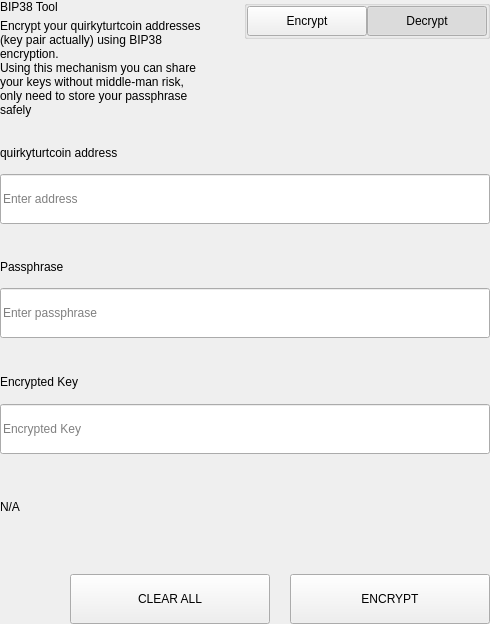
<?xml version="1.0" encoding="UTF-8"?>
<ui version="4.0">
 <class>SettingsBitToolWidget</class>
 <widget class="QWidget" name="SettingsBitToolWidget">
  <property name="geometry">
   <rect>
    <x>0</x>
    <y>0</y>
    <width>490</width>
    <height>624</height>
   </rect>
  </property>
  <property name="windowTitle">
   <string>Form</string>
  </property>
  <layout class="QVBoxLayout" name="verticalLayout">
   <property name="spacing">
    <number>0</number>
   </property>
   <property name="leftMargin">
    <number>0</number>
   </property>
   <property name="topMargin">
    <number>0</number>
   </property>
   <property name="rightMargin">
    <number>0</number>
   </property>
   <property name="bottomMargin">
    <number>0</number>
   </property>
   <item>
    <widget class="QWidget" name="left" native="true">
     <layout class="QVBoxLayout" name="verticalLayout_3">
      <property name="leftMargin">
       <number>0</number>
      </property>
      <property name="topMargin">
       <number>0</number>
      </property>
      <property name="rightMargin">
       <number>0</number>
      </property>
      <property name="bottomMargin">
       <number>0</number>
      </property>
      <item>
       <layout class="QVBoxLayout" name="verticalLayout_2">
        <property name="spacing">
         <number>0</number>
        </property>
        <item>
         <layout class="QHBoxLayout" name="horizontalLayout_3" stretch="3,1">
          <property name="spacing">
           <number>40</number>
          </property>
          <item>
           <layout class="QVBoxLayout" name="verticalLayoutTitle">
            <property name="spacing">
             <number>5</number>
            </property>
            <item>
             <widget class="QLabel" name="labelTitle">
              <property name="text">
               <string>BIP38 Tool</string>
              </property>
             </widget>
            </item>
            <item>
             <widget class="QLabel" name="labelSubtitle1">
              <property name="text">
               <string>Encrypt your quirkyturtcoin addresses (key pair actually) using BIP38 encryption.
Using this mechanism you can share your keys without middle-man risk, only need to store your passphrase safely</string>
              </property>
              <property name="wordWrap">
               <bool>true</bool>
              </property>
             </widget>
            </item>
           </layout>
          </item>
          <item alignment="Qt::AlignTop">
           <widget class="QGroupBox" name="groupBox">
            <property name="title">
             <string/>
            </property>
            <property name="alignment">
             <set>Qt::AlignLeading|Qt::AlignLeft|Qt::AlignTop</set>
            </property>
            <layout class="QHBoxLayout" name="horizontalLayout_4">
             <property name="spacing">
              <number>0</number>
             </property>
             <property name="leftMargin">
              <number>0</number>
             </property>
             <property name="topMargin">
              <number>0</number>
             </property>
             <property name="rightMargin">
              <number>0</number>
             </property>
             <property name="bottomMargin">
              <number>0</number>
             </property>
             <item>
              <spacer name="horizontalSpacer">
               <property name="orientation">
                <enum>Qt::Horizontal</enum>
               </property>
               <property name="sizeHint" stdset="0">
                <size>
                 <width>40</width>
                 <height>20</height>
                </size>
               </property>
              </spacer>
             </item>
             <item>
              <widget class="QPushButton" name="pushLeft">
               <property name="minimumSize">
                <size>
                 <width>120</width>
                 <height>30</height>
                </size>
               </property>
               <property name="maximumSize">
                <size>
                 <width>120</width>
                 <height>30</height>
                </size>
               </property>
               <property name="focusPolicy">
                <enum>Qt::NoFocus</enum>
               </property>
               <property name="text">
                <string>Encrypt</string>
               </property>
               <property name="checkable">
                <bool>true</bool>
               </property>
               <property name="autoExclusive">
                <bool>true</bool>
               </property>
              </widget>
             </item>
             <item>
              <widget class="QPushButton" name="pushRight">
               <property name="minimumSize">
                <size>
                 <width>120</width>
                 <height>30</height>
                </size>
               </property>
               <property name="maximumSize">
                <size>
                 <width>120</width>
                 <height>30</height>
                </size>
               </property>
               <property name="focusPolicy">
                <enum>Qt::NoFocus</enum>
               </property>
               <property name="text">
                <string>Decrypt</string>
               </property>
               <property name="checkable">
                <bool>true</bool>
               </property>
               <property name="checked">
                <bool>true</bool>
               </property>
               <property name="autoExclusive">
                <bool>true</bool>
               </property>
              </widget>
             </item>
            </layout>
           </widget>
          </item>
         </layout>
        </item>
        <item>
         <widget class="QStackedWidget" name="stackedWidget">
          <property name="currentIndex">
           <number>1</number>
          </property>
          <widget class="QWidget" name="pageDecrypt">
           <layout class="QVBoxLayout" name="verticalLayout_5">
            <property name="spacing">
             <number>0</number>
            </property>
            <property name="leftMargin">
             <number>0</number>
            </property>
            <property name="topMargin">
             <number>0</number>
            </property>
            <property name="rightMargin">
             <number>0</number>
            </property>
            <property name="bottomMargin">
             <number>0</number>
            </property>
            <item>
             <widget class="QWidget" name="widget" native="true">
              <property name="minimumSize">
               <size>
                <width>0</width>
                <height>100</height>
               </size>
              </property>
              <layout class="QVBoxLayout" name="verticalLayout_4">
               <property name="spacing">
                <number>0</number>
               </property>
               <property name="leftMargin">
                <number>0</number>
               </property>
               <property name="topMargin">
                <number>0</number>
               </property>
               <property name="rightMargin">
                <number>0</number>
               </property>
               <property name="bottomMargin">
                <number>0</number>
               </property>
               <item>
                <spacer name="verticalSpacer_2">
                 <property name="orientation">
                  <enum>Qt::Vertical</enum>
                 </property>
                 <property name="sizeType">
                  <enum>QSizePolicy::Fixed</enum>
                 </property>
                 <property name="sizeHint" stdset="0">
                  <size>
                   <width>20</width>
                   <height>20</height>
                  </size>
                 </property>
                </spacer>
               </item>
               <item>
                <layout class="QHBoxLayout" name="horizontalLayout_6" stretch="2">
                 <property name="spacing">
                  <number>0</number>
                 </property>
                 <item>
                  <layout class="QVBoxLayout" name="verticalLayout_7">
                   <property name="spacing">
                    <number>9</number>
                   </property>
                   <item>
                    <widget class="QLabel" name="labelSubtitleKey">
                     <property name="minimumSize">
                      <size>
                       <width>0</width>
                       <height>20</height>
                      </size>
                     </property>
                     <property name="maximumSize">
                      <size>
                       <width>16777215</width>
                       <height>20</height>
                      </size>
                     </property>
                     <property name="text">
                      <string>Encrypted key</string>
                     </property>
                    </widget>
                   </item>
                   <item>
                    <widget class="QLineEdit" name="lineEditKey">
                     <property name="minimumSize">
                      <size>
                       <width>0</width>
                       <height>50</height>
                      </size>
                     </property>
                     <property name="maximumSize">
                      <size>
                       <width>16777215</width>
                       <height>50</height>
                      </size>
                     </property>
                     <property name="placeholderText">
                      <string>Enter a encrypted key</string>
                     </property>
                    </widget>
                   </item>
                  </layout>
                 </item>
                </layout>
               </item>
               <item>
                <spacer name="verticalSpacer_3">
                 <property name="orientation">
                  <enum>Qt::Vertical</enum>
                 </property>
                 <property name="sizeType">
                  <enum>QSizePolicy::Fixed</enum>
                 </property>
                 <property name="sizeHint" stdset="0">
                  <size>
                   <width>20</width>
                   <height>20</height>
                  </size>
                 </property>
                </spacer>
               </item>
               <item>
                <layout class="QVBoxLayout" name="verticalLayout_9">
                 <property name="spacing">
                  <number>9</number>
                 </property>
                 <item>
                  <widget class="QLabel" name="labelSubtitlePassphrase">
                   <property name="maximumSize">
                    <size>
                     <width>16777215</width>
                     <height>20</height>
                    </size>
                   </property>
                   <property name="text">
                    <string>Passphrase</string>
                   </property>
                  </widget>
                 </item>
                 <item>
                  <widget class="QLineEdit" name="lineEditPassphrase">
                   <property name="minimumSize">
                    <size>
                     <width>0</width>
                     <height>50</height>
                    </size>
                   </property>
                   <property name="maximumSize">
                    <size>
                     <width>16777215</width>
                     <height>50</height>
                    </size>
                   </property>
                   <property name="placeholderText">
                    <string>Enter a passphrase</string>
                   </property>
                  </widget>
                 </item>
                </layout>
               </item>
               <item>
                <spacer name="verticalSpacer_4">
                 <property name="orientation">
                  <enum>Qt::Vertical</enum>
                 </property>
                 <property name="sizeType">
                  <enum>QSizePolicy::Fixed</enum>
                 </property>
                 <property name="sizeHint" stdset="0">
                  <size>
                   <width>20</width>
                   <height>20</height>
                  </size>
                 </property>
                </spacer>
               </item>
               <item>
                <widget class="QWidget" name="widget_3" native="true">
                 <property name="sizePolicy">
                  <sizepolicy hsizetype="Preferred" vsizetype="Fixed">
                   <horstretch>0</horstretch>
                   <verstretch>0</verstretch>
                  </sizepolicy>
                 </property>
                 <layout class="QVBoxLayout" name="verticalLayout_10">
                  <property name="spacing">
                   <number>9</number>
                  </property>
                  <property name="leftMargin">
                   <number>0</number>
                  </property>
                  <property name="topMargin">
                   <number>0</number>
                  </property>
                  <property name="rightMargin">
                   <number>0</number>
                  </property>
                  <property name="bottomMargin">
                   <number>0</number>
                  </property>
                  <item>
                   <widget class="QLabel" name="labelSubtitleDecryptResult">
                    <property name="minimumSize">
                     <size>
                      <width>0</width>
                      <height>20</height>
                     </size>
                    </property>
                    <property name="maximumSize">
                     <size>
                      <width>16777215</width>
                      <height>20</height>
                     </size>
                    </property>
                    <property name="text">
                     <string>Decrypted address result</string>
                    </property>
                   </widget>
                  </item>
                  <item>
                   <widget class="QWidget" name="widget_4" native="true">
                    <layout class="QHBoxLayout" name="horizontalLayout" stretch="6,0,1">
                     <property name="spacing">
                      <number>0</number>
                     </property>
                     <property name="leftMargin">
                      <number>0</number>
                     </property>
                     <property name="topMargin">
                      <number>0</number>
                     </property>
                     <property name="rightMargin">
                      <number>0</number>
                     </property>
                     <property name="bottomMargin">
                      <number>0</number>
                     </property>
                     <item alignment="Qt::AlignVCenter">
                      <widget class="QLineEdit" name="lineEditDecryptResult">
                       <property name="minimumSize">
                        <size>
                         <width>0</width>
                         <height>50</height>
                        </size>
                       </property>
                       <property name="maximumSize">
                        <size>
                         <width>16777215</width>
                         <height>50</height>
                        </size>
                       </property>
                       <property name="placeholderText">
                        <string>Decrypted Address</string>
                       </property>
                      </widget>
                     </item>
                     <item>
                      <spacer name="horizontalSpacer_4">
                       <property name="orientation">
                        <enum>Qt::Horizontal</enum>
                       </property>
                       <property name="sizeType">
                        <enum>QSizePolicy::Fixed</enum>
                       </property>
                       <property name="sizeHint" stdset="0">
                        <size>
                         <width>20</width>
                         <height>50</height>
                        </size>
                       </property>
                      </spacer>
                     </item>
                     <item>
                      <widget class="QPushButton" name="pushButtonImport">
                       <property name="minimumSize">
                        <size>
                         <width>140</width>
                         <height>40</height>
                        </size>
                       </property>
                       <property name="text">
                        <string>Import Address</string>
                       </property>
                      </widget>
                     </item>
                    </layout>
                   </widget>
                  </item>
                 </layout>
                </widget>
               </item>
               <item>
                <widget class="QLabel" name="statusLabel_DEC">
                 <property name="maximumSize">
                  <size>
                   <width>16777215</width>
                   <height>40</height>
                  </size>
                 </property>
                 <property name="text">
                  <string/>
                 </property>
                </widget>
               </item>
               <item>
                <spacer name="verticalSpacer">
                 <property name="orientation">
                  <enum>Qt::Vertical</enum>
                 </property>
                 <property name="sizeType">
                  <enum>QSizePolicy::Preferred</enum>
                 </property>
                 <property name="sizeHint" stdset="0">
                  <size>
                   <width>20</width>
                   <height>20</height>
                  </size>
                 </property>
                </spacer>
               </item>
               <item>
                <layout class="QHBoxLayout" name="horizontalLayout_7">
                 <property name="spacing">
                  <number>0</number>
                 </property>
                 <item>
                  <spacer name="horizontalSpacer_5">
                   <property name="orientation">
                    <enum>Qt::Horizontal</enum>
                   </property>
                   <property name="sizeType">
                    <enum>QSizePolicy::Expanding</enum>
                   </property>
                   <property name="sizeHint" stdset="0">
                    <size>
                     <width>40</width>
                     <height>20</height>
                    </size>
                   </property>
                  </spacer>
                 </item>
                 <item>
                  <widget class="QPushButton" name="pushButtonDecryptClear">
                   <property name="minimumSize">
                    <size>
                     <width>200</width>
                     <height>50</height>
                    </size>
                   </property>
                   <property name="maximumSize">
                    <size>
                     <width>200</width>
                     <height>50</height>
                    </size>
                   </property>
                   <property name="text">
                    <string>CLEAR</string>
                   </property>
                  </widget>
                 </item>
                 <item>
                  <spacer name="horizontalSpacer_3">
                   <property name="orientation">
                    <enum>Qt::Horizontal</enum>
                   </property>
                   <property name="sizeType">
                    <enum>QSizePolicy::Fixed</enum>
                   </property>
                   <property name="sizeHint" stdset="0">
                    <size>
                     <width>20</width>
                     <height>20</height>
                    </size>
                   </property>
                  </spacer>
                 </item>
                 <item>
                  <widget class="QPushButton" name="pushButtonDecrypt">
                   <property name="minimumSize">
                    <size>
                     <width>200</width>
                     <height>50</height>
                    </size>
                   </property>
                   <property name="maximumSize">
                    <size>
                     <width>200</width>
                     <height>50</height>
                    </size>
                   </property>
                   <property name="text">
                    <string>DECRYPT KEY</string>
                   </property>
                  </widget>
                 </item>
                </layout>
               </item>
              </layout>
             </widget>
            </item>
           </layout>
          </widget>
          <widget class="QWidget" name="pageEncrypt">
           <layout class="QVBoxLayout" name="verticalLayout_11">
            <property name="spacing">
             <number>0</number>
            </property>
            <property name="leftMargin">
             <number>0</number>
            </property>
            <property name="topMargin">
             <number>0</number>
            </property>
            <property name="rightMargin">
             <number>0</number>
            </property>
            <property name="bottomMargin">
             <number>0</number>
            </property>
            <item>
             <spacer name="verticalSpacer_8">
              <property name="orientation">
               <enum>Qt::Vertical</enum>
              </property>
              <property name="sizeType">
               <enum>QSizePolicy::Fixed</enum>
              </property>
              <property name="sizeHint" stdset="0">
               <size>
                <width>20</width>
                <height>20</height>
               </size>
              </property>
             </spacer>
            </item>
            <item>
             <widget class="QWidget" name="containerAddressEnc" native="true">
              <layout class="QVBoxLayout" name="containerAddressEncLayout">
               <property name="spacing">
                <number>5</number>
               </property>
               <property name="leftMargin">
                <number>0</number>
               </property>
               <property name="topMargin">
                <number>0</number>
               </property>
               <property name="rightMargin">
                <number>0</number>
               </property>
               <property name="bottomMargin">
                <number>0</number>
               </property>
               <item>
                <widget class="QLabel" name="labelSubtitleAddress">
                 <property name="minimumSize">
                  <size>
                   <width>0</width>
                   <height>20</height>
                  </size>
                 </property>
                 <property name="maximumSize">
                  <size>
                   <width>16777215</width>
                   <height>20</height>
                  </size>
                 </property>
                 <property name="text">
                  <string>quirkyturtcoin address</string>
                 </property>
                </widget>
               </item>
               <item>
                <widget class="QLineEdit" name="addressIn_ENC">
                 <property name="minimumSize">
                  <size>
                   <width>0</width>
                   <height>50</height>
                  </size>
                 </property>
                 <property name="placeholderText">
                  <string>Enter address</string>
                 </property>
                </widget>
               </item>
              </layout>
             </widget>
            </item>
            <item>
             <spacer name="verticalSpacer_6">
              <property name="orientation">
               <enum>Qt::Vertical</enum>
              </property>
              <property name="sizeType">
               <enum>QSizePolicy::Fixed</enum>
              </property>
              <property name="sizeHint" stdset="0">
               <size>
                <width>20</width>
                <height>20</height>
               </size>
              </property>
             </spacer>
            </item>
            <item>
             <widget class="QWidget" name="containerAddress" native="true">
              <layout class="QHBoxLayout" name="horizontalLayout_9" stretch="2">
               <property name="spacing">
                <number>0</number>
               </property>
               <property name="leftMargin">
                <number>0</number>
               </property>
               <property name="topMargin">
                <number>0</number>
               </property>
               <property name="rightMargin">
                <number>0</number>
               </property>
               <property name="bottomMargin">
                <number>0</number>
               </property>
               <item>
                <layout class="QVBoxLayout" name="verticalLayout_8">
                 <property name="spacing">
                  <number>5</number>
                 </property>
                 <item>
                  <widget class="QLabel" name="labelSubtitleMessage">
                   <property name="minimumSize">
                    <size>
                     <width>0</width>
                     <height>20</height>
                    </size>
                   </property>
                   <property name="maximumSize">
                    <size>
                     <width>16777215</width>
                     <height>20</height>
                    </size>
                   </property>
                   <property name="text">
                    <string>Passphrase</string>
                   </property>
                  </widget>
                 </item>
                 <item>
                  <widget class="QLineEdit" name="passphraseIn_ENC">
                   <property name="minimumSize">
                    <size>
                     <width>0</width>
                     <height>50</height>
                    </size>
                   </property>
                   <property name="maximumSize">
                    <size>
                     <width>16777215</width>
                     <height>50</height>
                    </size>
                   </property>
                   <property name="placeholderText">
                    <string>Enter passphrase</string>
                   </property>
                  </widget>
                 </item>
                </layout>
               </item>
              </layout>
             </widget>
            </item>
            <item>
             <spacer name="verticalSpacer_7">
              <property name="orientation">
               <enum>Qt::Vertical</enum>
              </property>
              <property name="sizeType">
               <enum>QSizePolicy::Fixed</enum>
              </property>
              <property name="sizeHint" stdset="0">
               <size>
                <width>20</width>
                <height>20</height>
               </size>
              </property>
             </spacer>
            </item>
            <item>
             <widget class="QWidget" name="widget_2" native="true">
              <property name="minimumSize">
               <size>
                <width>0</width>
                <height>75</height>
               </size>
              </property>
              <property name="maximumSize">
               <size>
                <width>16777215</width>
                <height>16777215</height>
               </size>
              </property>
              <layout class="QVBoxLayout" name="verticalLayout_6">
               <property name="leftMargin">
                <number>0</number>
               </property>
               <property name="topMargin">
                <number>0</number>
               </property>
               <property name="rightMargin">
                <number>0</number>
               </property>
               <property name="bottomMargin">
                <number>0</number>
               </property>
               <item>
                <widget class="QLabel" name="labelSubtitleEncryptedKey">
                 <property name="minimumSize">
                  <size>
                   <width>0</width>
                   <height>20</height>
                  </size>
                 </property>
                 <property name="maximumSize">
                  <size>
                   <width>16777215</width>
                   <height>20</height>
                  </size>
                 </property>
                 <property name="text">
                  <string>Encrypted Key</string>
                 </property>
                </widget>
               </item>
               <item>
                <widget class="QLineEdit" name="encryptedKeyOut_ENC">
                 <property name="minimumSize">
                  <size>
                   <width>0</width>
                   <height>50</height>
                  </size>
                 </property>
                 <property name="placeholderText">
                  <string>Encrypted Key</string>
                 </property>
                </widget>
               </item>
              </layout>
             </widget>
            </item>
            <item>
             <widget class="QLabel" name="statusLabel_ENC">
              <property name="text">
               <string notr="true">N/A</string>
              </property>
             </widget>
            </item>
            <item>
             <spacer name="verticalSpacer_5">
              <property name="orientation">
               <enum>Qt::Vertical</enum>
              </property>
              <property name="sizeType">
               <enum>QSizePolicy::Fixed</enum>
              </property>
              <property name="sizeHint" stdset="0">
               <size>
                <width>20</width>
                <height>20</height>
               </size>
              </property>
             </spacer>
            </item>
            <item>
             <layout class="QHBoxLayout" name="horizontalLayout_8">
              <property name="spacing">
               <number>0</number>
              </property>
              <item>
               <spacer name="horizontalSpacer_6">
                <property name="orientation">
                 <enum>Qt::Horizontal</enum>
                </property>
                <property name="sizeType">
                 <enum>QSizePolicy::Expanding</enum>
                </property>
                <property name="sizeHint" stdset="0">
                 <size>
                  <width>40</width>
                  <height>20</height>
                 </size>
                </property>
               </spacer>
              </item>
              <item>
               <widget class="QPushButton" name="pushButtonClear">
                <property name="minimumSize">
                 <size>
                  <width>200</width>
                  <height>50</height>
                 </size>
                </property>
                <property name="focusPolicy">
                 <enum>Qt::NoFocus</enum>
                </property>
                <property name="text">
                 <string>CLEAR ALL</string>
                </property>
               </widget>
              </item>
              <item>
               <spacer name="horizontalSpacer_2">
                <property name="orientation">
                 <enum>Qt::Horizontal</enum>
                </property>
                <property name="sizeType">
                 <enum>QSizePolicy::Fixed</enum>
                </property>
                <property name="sizeHint" stdset="0">
                 <size>
                  <width>20</width>
                  <height>20</height>
                 </size>
                </property>
               </spacer>
              </item>
              <item>
               <widget class="QPushButton" name="pushButtonEncrypt">
                <property name="minimumSize">
                 <size>
                  <width>200</width>
                  <height>50</height>
                 </size>
                </property>
                <property name="maximumSize">
                 <size>
                  <width>200</width>
                  <height>50</height>
                 </size>
                </property>
                <property name="focusPolicy">
                 <enum>Qt::NoFocus</enum>
                </property>
                <property name="text">
                 <string>ENCRYPT</string>
                </property>
               </widget>
              </item>
             </layout>
            </item>
           </layout>
          </widget>
         </widget>
        </item>
       </layout>
      </item>
     </layout>
    </widget>
   </item>
  </layout>
 </widget>
 <resources/>
 <connections/>
</ui>
